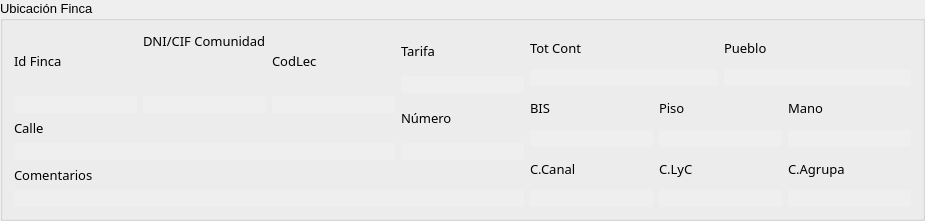
                 <widget class="QGroupBox" name="groupBox_2">
                  <property name="sizePolicy">
                   <sizepolicy hsizetype="Ignored" vsizetype="Preferred">
                    <horstretch>0</horstretch>
                    <verstretch>0</verstretch>
                   </sizepolicy>
                  </property>
                  <property name="font">
                   <font>
                    <family>Segoe UI</family>
                    <pointsize>10</pointsize>
                    <weight>50</weight>
                    <italic>false</italic>
                    <bold>false</bold>
                   </font>
                  </property>
                  <property name="styleSheet">
                   <string notr="true">font: 10pt &quot;Segoe UI&quot;;</string>
                  </property>
                  <property name="title">
                   <string>Ubicación Finca</string>
                  </property>
                  <layout class="QGridLayout" name="gridLayout_3">
                   <item row="0" column="0">
                    <layout class="QHBoxLayout" name="horizontalLayout_16">
                     <item>
                      <layout class="QVBoxLayout" name="verticalLayout_91">
                       <item>
                        <layout class="QHBoxLayout" name="horizontalLayout_12">
                         <item>
                          <layout class="QVBoxLayout" name="verticalLayout_89">
                           <item>
                            <layout class="QHBoxLayout" name="horizontalLayout_11">
                             <item>
                              <layout class="QVBoxLayout" name="verticalLayout_85">
                               <item>
                                <widget class="QLabel" name="lb_ID_FINCA">
                                 <property name="font">
                                  <font>
                                   <family>Segoe UI Semibold</family>
                                   <pointsize>10</pointsize>
                                   <weight>7</weight>
                                   <italic>false</italic>
                                   <bold>false</bold>
                                  </font>
                                 </property>
                                 <property name="styleSheet">
                                  <string notr="true">font: 63 10pt &quot;Segoe UI Semibold&quot;;</string>
                                 </property>
                                 <property name="text">
                                  <string>Id Finca</string>
                                 </property>
                                </widget>
                               </item>
                               <item>
                                <widget class="QLineEdit" name="le_ID_FINCA">
                                 <property name="font">
                                  <font>
                                   <family>Segoe UI</family>
                                   <pointsize>10</pointsize>
                                   <weight>50</weight>
                                   <italic>false</italic>
                                   <bold>false</bold>
                                  </font>
                                 </property>
                                 <property name="styleSheet">
                                  <string notr="true">background-color: #EFEFEF; 
border-radius: 3px;
color:rgb(50, 50, 50);</string>
                                 </property>
                                </widget>
                               </item>
                              </layout>
                             </item>
                             <item>
                              <layout class="QVBoxLayout" name="verticalLayout_86">
                               <item>
                                <widget class="QLabel" name="lb_DNI_CIF_COMUNIDAD">
                                 <property name="font">
                                  <font>
                                   <family>Segoe UI Semibold</family>
                                   <pointsize>10</pointsize>
                                   <weight>7</weight>
                                   <italic>false</italic>
                                   <bold>false</bold>
                                  </font>
                                 </property>
                                 <property name="styleSheet">
                                  <string notr="true">font: 63 10pt &quot;Segoe UI Semibold&quot;;</string>
                                 </property>
                                 <property name="text">
                                  <string>DNI/CIF Comunidad</string>
                                 </property>
                                </widget>
                               </item>
                               <item>
                                <spacer name="verticalSpacer_9">
                                 <property name="font">
                                  <font>
                                   <family>Segoe UI</family>
                                   <pointsize>10</pointsize>
                                   <weight>50</weight>
                                   <italic>false</italic>
                                   <bold>false</bold>
                                  </font>
                                 </property>
                                 <property name="orientation">
                                  <enum>Qt::Vertical</enum>
                                 </property>
                                 <property name="sizeHint" stdset="0">
                                  <size>
                                   <width>20</width>
                                   <height>40</height>
                                  </size>
                                 </property>
                                </spacer>
                               </item>
                               <item>
                                <widget class="QLineEdit" name="le_DNI_CIF_COMUNIDAD">
                                 <property name="font">
                                  <font>
                                   <family>Segoe UI</family>
                                   <pointsize>10</pointsize>
                                   <weight>50</weight>
                                   <italic>false</italic>
                                   <bold>false</bold>
                                  </font>
                                 </property>
                                 <property name="styleSheet">
                                  <string notr="true">background-color: #EFEFEF; 
border-radius: 3px;
color:rgb(50, 50, 50);</string>
                                 </property>
                                </widget>
                               </item>
                              </layout>
                             </item>
                             <item>
                              <layout class="QVBoxLayout" name="verticalLayout_29">
                               <item>
                                <widget class="QLabel" name="lb_lectura_ultima">
                                 <property name="font">
                                  <font>
                                   <family>Segoe UI Semibold</family>
                                   <pointsize>10</pointsize>
                                   <weight>7</weight>
                                   <italic>false</italic>
                                   <bold>false</bold>
                                  </font>
                                 </property>
                                 <property name="styleSheet">
                                  <string notr="true">font: 63 10pt &quot;Segoe UI Semibold&quot;;</string>
                                 </property>
                                 <property name="text">
                                  <string>CodLec</string>
                                 </property>
                                </widget>
                               </item>
                               <item>
                                <widget class="QLineEdit" name="le_lectura_ultima">
                                 <property name="font">
                                  <font>
                                   <family>Segoe UI</family>
                                   <pointsize>10</pointsize>
                                   <weight>50</weight>
                                   <italic>false</italic>
                                   <bold>false</bold>
                                  </font>
                                 </property>
                                 <property name="styleSheet">
                                  <string notr="true">background-color: #EFEFEF; 
border-radius: 3px;
color:rgb(50, 50, 50);</string>
                                 </property>
                                </widget>
                               </item>
                              </layout>
                             </item>
                            </layout>
                           </item>
                           <item>
                            <layout class="QVBoxLayout" name="verticalLayout_56">
                             <item>
                              <widget class="QLabel" name="lb_calle">
                               <property name="font">
                                <font>
                                 <family>Segoe UI Semibold</family>
                                 <pointsize>10</pointsize>
                                 <weight>7</weight>
                                 <italic>false</italic>
                                 <bold>false</bold>
                                </font>
                               </property>
                               <property name="styleSheet">
                                <string notr="true">font: 63 10pt &quot;Segoe UI Semibold&quot;;</string>
                               </property>
                               <property name="text">
                                <string>Calle</string>
                               </property>
                              </widget>
                             </item>
                             <item>
                              <widget class="QLineEdit" name="le_calle">
                               <property name="font">
                                <font>
                                 <family>Segoe UI</family>
                                 <pointsize>10</pointsize>
                                 <weight>50</weight>
                                 <italic>false</italic>
                                 <bold>false</bold>
                                </font>
                               </property>
                               <property name="styleSheet">
                                <string notr="true">background-color: #EFEFEF; 
border-radius: 3px;
color:rgb(50, 50, 50);</string>
                               </property>
                              </widget>
                             </item>
                            </layout>
                           </item>
                          </layout>
                         </item>
                         <item>
                          <layout class="QVBoxLayout" name="verticalLayout_88">
                           <item>
                            <layout class="QVBoxLayout" name="verticalLayout_87">
                             <item>
                              <widget class="QLabel" name="lb_TARIFA">
                               <property name="font">
                                <font>
                                 <family>Segoe UI Semibold</family>
                                 <pointsize>10</pointsize>
                                 <weight>7</weight>
                                 <italic>false</italic>
                                 <bold>false</bold>
                                </font>
                               </property>
                               <property name="styleSheet">
                                <string notr="true">font: 63 10pt &quot;Segoe UI Semibold&quot;;</string>
                               </property>
                               <property name="text">
                                <string>Tarifa</string>
                               </property>
                              </widget>
                             </item>
                             <item>
                              <widget class="QLineEdit" name="le_TARIFA">
                               <property name="font">
                                <font>
                                 <family>Segoe UI</family>
                                 <pointsize>10</pointsize>
                                 <weight>50</weight>
                                 <italic>false</italic>
                                 <bold>false</bold>
                                </font>
                               </property>
                               <property name="styleSheet">
                                <string notr="true">background-color: #EFEFEF; 
border-radius: 3px;
color:rgb(50, 50, 50);</string>
                               </property>
                              </widget>
                             </item>
                            </layout>
                           </item>
                           <item>
                            <layout class="QVBoxLayout" name="verticalLayout_55">
                             <item>
                              <widget class="QLabel" name="lb_numero">
                               <property name="font">
                                <font>
                                 <family>Segoe UI Semibold</family>
                                 <pointsize>10</pointsize>
                                 <weight>7</weight>
                                 <italic>false</italic>
                                 <bold>false</bold>
                                </font>
                               </property>
                               <property name="styleSheet">
                                <string notr="true">font: 63 10pt &quot;Segoe UI Semibold&quot;;</string>
                               </property>
                               <property name="text">
                                <string>Número</string>
                               </property>
                              </widget>
                             </item>
                             <item>
                              <widget class="QLineEdit" name="le_numero">
                               <property name="font">
                                <font>
                                 <family>Segoe UI</family>
                                 <pointsize>10</pointsize>
                                 <weight>50</weight>
                                 <italic>false</italic>
                                 <bold>false</bold>
                                </font>
                               </property>
                               <property name="styleSheet">
                                <string notr="true">background-color: #EFEFEF; 
border-radius: 3px;
color:rgb(50, 50, 50);</string>
                               </property>
                              </widget>
                             </item>
                            </layout>
                           </item>
                          </layout>
                         </item>
                        </layout>
                       </item>
                       <item>
                        <layout class="QVBoxLayout" name="verticalLayout_90">
                         <item>
                          <widget class="QLabel" name="lb_COMENTARIOS">
                           <property name="font">
                            <font>
                             <family>Segoe UI Semibold</family>
                             <pointsize>10</pointsize>
                             <weight>7</weight>
                             <italic>false</italic>
                             <bold>false</bold>
                            </font>
                           </property>
                           <property name="styleSheet">
                            <string notr="true">font: 63 10pt &quot;Segoe UI Semibold&quot;;</string>
                           </property>
                           <property name="text">
                            <string>Comentarios</string>
                           </property>
                          </widget>
                         </item>
                         <item>
                          <widget class="QLineEdit" name="le_COMENTARIOS">
                           <property name="font">
                            <font>
                             <family>Segoe UI</family>
                             <pointsize>10</pointsize>
                             <weight>50</weight>
                             <italic>false</italic>
                             <bold>false</bold>
                            </font>
                           </property>
                           <property name="styleSheet">
                            <string notr="true">background-color: #EFEFEF; 
border-radius: 3px;
color:rgb(50, 50, 50);</string>
                           </property>
                          </widget>
                         </item>
                        </layout>
                       </item>
                      </layout>
                     </item>
                     <item>
                      <layout class="QVBoxLayout" name="verticalLayout_96">
                       <item>
                        <layout class="QHBoxLayout" name="horizontalLayout_15">
                         <item>
                          <layout class="QVBoxLayout" name="verticalLayout_92">
                           <item>
                            <widget class="QLabel" name="lb_TOTAL_CONTADORES">
                             <property name="font">
                              <font>
                               <family>Segoe UI Semibold</family>
                               <pointsize>10</pointsize>
                               <weight>7</weight>
                               <italic>false</italic>
                               <bold>false</bold>
                              </font>
                             </property>
                             <property name="styleSheet">
                              <string notr="true">font: 63 10pt &quot;Segoe UI Semibold&quot;;</string>
                             </property>
                             <property name="text">
                              <string>Tot Cont</string>
                             </property>
                            </widget>
                           </item>
                           <item>
                            <widget class="QLineEdit" name="le_TOTAL_CONTADORES">
                             <property name="font">
                              <font>
                               <family>Segoe UI</family>
                               <pointsize>10</pointsize>
                               <weight>50</weight>
                               <italic>false</italic>
                               <bold>false</bold>
                              </font>
                             </property>
                             <property name="styleSheet">
                              <string notr="true">background-color: #EFEFEF; 
border-radius: 3px;
color:rgb(50, 50, 50);</string>
                             </property>
                            </widget>
                           </item>
                          </layout>
                         </item>
                         <item>
                          <layout class="QVBoxLayout" name="verticalLayout_57">
                           <item>
                            <widget class="QLabel" name="lb_poblacion">
                             <property name="font">
                              <font>
                               <family>Segoe UI Semibold</family>
                               <pointsize>10</pointsize>
                               <weight>7</weight>
                               <italic>false</italic>
                               <bold>false</bold>
                              </font>
                             </property>
                             <property name="styleSheet">
                              <string notr="true">font: 63 10pt &quot;Segoe UI Semibold&quot;;</string>
                             </property>
                             <property name="text">
                              <string>Pueblo</string>
                             </property>
                            </widget>
                           </item>
                           <item>
                            <widget class="QLineEdit" name="le_poblacion">
                             <property name="font">
                              <font>
                               <family>Segoe UI</family>
                               <pointsize>10</pointsize>
                               <weight>50</weight>
                               <italic>false</italic>
                               <bold>false</bold>
                              </font>
                             </property>
                             <property name="styleSheet">
                              <string notr="true">background-color: #EFEFEF; 
border-radius: 3px;
color:rgb(50, 50, 50);</string>
                             </property>
                            </widget>
                           </item>
                          </layout>
                         </item>
                        </layout>
                       </item>
                       <item>
                        <layout class="QHBoxLayout" name="horizontalLayout_13">
                         <item>
                          <layout class="QVBoxLayout" name="verticalLayout_54">
                           <item>
                            <widget class="QLabel" name="lb_BIS">
                             <property name="font">
                              <font>
                               <family>Segoe UI Semibold</family>
                               <pointsize>10</pointsize>
                               <weight>7</weight>
                               <italic>false</italic>
                               <bold>false</bold>
                              </font>
                             </property>
                             <property name="styleSheet">
                              <string notr="true">font: 63 10pt &quot;Segoe UI Semibold&quot;;</string>
                             </property>
                             <property name="text">
                              <string>BIS</string>
                             </property>
                            </widget>
                           </item>
                           <item>
                            <widget class="QLineEdit" name="le_BIS">
                             <property name="font">
                              <font>
                               <family>Segoe UI</family>
                               <pointsize>10</pointsize>
                               <weight>50</weight>
                               <italic>false</italic>
                               <bold>false</bold>
                              </font>
                             </property>
                             <property name="styleSheet">
                              <string notr="true">background-color: #EFEFEF; 
border-radius: 3px;
color:rgb(50, 50, 50);</string>
                             </property>
                             <property name="text">
                              <string/>
                             </property>
                            </widget>
                           </item>
                          </layout>
                         </item>
                         <item>
                          <layout class="QVBoxLayout" name="verticalLayout_52">
                           <item>
                            <widget class="QLabel" name="lb_piso">
                             <property name="font">
                              <font>
                               <family>Segoe UI Semibold</family>
                               <pointsize>10</pointsize>
                               <weight>7</weight>
                               <italic>false</italic>
                               <bold>false</bold>
                              </font>
                             </property>
                             <property name="styleSheet">
                              <string notr="true">font: 63 10pt &quot;Segoe UI Semibold&quot;;</string>
                             </property>
                             <property name="text">
                              <string>Piso</string>
                             </property>
                            </widget>
                           </item>
                           <item>
                            <widget class="QLineEdit" name="le_piso">
                             <property name="font">
                              <font>
                               <family>Segoe UI</family>
                               <pointsize>10</pointsize>
                               <weight>50</weight>
                               <italic>false</italic>
                               <bold>false</bold>
                              </font>
                             </property>
                             <property name="styleSheet">
                              <string notr="true">background-color: #EFEFEF; 
border-radius: 3px;
color:rgb(50, 50, 50);</string>
                             </property>
                            </widget>
                           </item>
                          </layout>
                         </item>
                         <item>
                          <layout class="QVBoxLayout" name="verticalLayout_53">
                           <item>
                            <widget class="QLabel" name="lb_mano">
                             <property name="font">
                              <font>
                               <family>Segoe UI Semibold</family>
                               <pointsize>10</pointsize>
                               <weight>7</weight>
                               <italic>false</italic>
                               <bold>false</bold>
                              </font>
                             </property>
                             <property name="styleSheet">
                              <string notr="true">font: 63 10pt &quot;Segoe UI Semibold&quot;;</string>
                             </property>
                             <property name="text">
                              <string>Mano</string>
                             </property>
                            </widget>
                           </item>
                           <item>
                            <widget class="QLineEdit" name="le_mano">
                             <property name="font">
                              <font>
                               <family>Segoe UI</family>
                               <pointsize>10</pointsize>
                               <weight>50</weight>
                               <italic>false</italic>
                               <bold>false</bold>
                              </font>
                             </property>
                             <property name="styleSheet">
                              <string notr="true">background-color: #EFEFEF; 
border-radius: 3px;
color:rgb(50, 50, 50);</string>
                             </property>
                            </widget>
                           </item>
                          </layout>
                         </item>
                        </layout>
                       </item>
                       <item>
                        <layout class="QHBoxLayout" name="horizontalLayout_14">
                         <item>
                          <layout class="QVBoxLayout" name="verticalLayout_93">
                           <item>
                            <widget class="QLabel" name="lb_C_CANAL">
                             <property name="font">
                              <font>
                               <family>Segoe UI Semibold</family>
                               <pointsize>10</pointsize>
                               <weight>7</weight>
                               <italic>false</italic>
                               <bold>false</bold>
                              </font>
                             </property>
                             <property name="styleSheet">
                              <string notr="true">font: 63 10pt &quot;Segoe UI Semibold&quot;;</string>
                             </property>
                             <property name="text">
                              <string>C.Canal</string>
                             </property>
                            </widget>
                           </item>
                           <item>
                            <widget class="QLineEdit" name="le_C_CANAL">
                             <property name="font">
                              <font>
                               <family>Segoe UI</family>
                               <pointsize>10</pointsize>
                               <weight>50</weight>
                               <italic>false</italic>
                               <bold>false</bold>
                              </font>
                             </property>
                             <property name="styleSheet">
                              <string notr="true">background-color: #EFEFEF; 
border-radius: 3px;
color:rgb(50, 50, 50);</string>
                             </property>
                             <property name="text">
                              <string/>
                             </property>
                            </widget>
                           </item>
                          </layout>
                         </item>
                         <item>
                          <layout class="QVBoxLayout" name="verticalLayout_94">
                           <item>
                            <widget class="QLabel" name="lb_C_LYC">
                             <property name="font">
                              <font>
                               <family>Segoe UI Semibold</family>
                               <pointsize>10</pointsize>
                               <weight>7</weight>
                               <italic>false</italic>
                               <bold>false</bold>
                              </font>
                             </property>
                             <property name="styleSheet">
                              <string notr="true">font: 63 10pt &quot;Segoe UI Semibold&quot;;</string>
                             </property>
                             <property name="text">
                              <string>C.LyC</string>
                             </property>
                            </widget>
                           </item>
                           <item>
                            <widget class="QLineEdit" name="le_C_LYC">
                             <property name="font">
                              <font>
                               <family>Segoe UI</family>
                               <pointsize>10</pointsize>
                               <weight>50</weight>
                               <italic>false</italic>
                               <bold>false</bold>
                              </font>
                             </property>
                             <property name="styleSheet">
                              <string notr="true">background-color: #EFEFEF; 
border-radius: 3px;
color:rgb(50, 50, 50);</string>
                             </property>
                             <property name="text">
                              <string/>
                             </property>
                            </widget>
                           </item>
                          </layout>
                         </item>
                         <item>
                          <layout class="QVBoxLayout" name="verticalLayout_95">
                           <item>
                            <widget class="QLabel" name="lb_C_AGRUPA">
                             <property name="font">
                              <font>
                               <family>Segoe UI Semibold</family>
                               <pointsize>10</pointsize>
                               <weight>7</weight>
                               <italic>false</italic>
                               <bold>false</bold>
                              </font>
                             </property>
                             <property name="styleSheet">
                              <string notr="true">font: 63 10pt &quot;Segoe UI Semibold&quot;;</string>
                             </property>
                             <property name="text">
                              <string>C.Agrupa</string>
                             </property>
                            </widget>
                           </item>
                           <item>
                            <widget class="QLineEdit" name="le_C_AGRUPA">
                             <property name="font">
                              <font>
                               <family>Segoe UI</family>
                               <pointsize>10</pointsize>
                               <weight>50</weight>
                               <italic>false</italic>
                               <bold>false</bold>
                              </font>
                             </property>
                             <property name="styleSheet">
                              <string notr="true">background-color: #EFEFEF; 
border-radius: 3px;
color:rgb(50, 50, 50);</string>
                             </property>
                             <property name="text">
                              <string/>
                             </property>
                            </widget>
                           </item>
                          </layout>
                         </item>
                        </layout>
                       </item>
                      </layout>
                     </item>
                    </layout>
                   </item>
                  </layout>
                 </widget>
